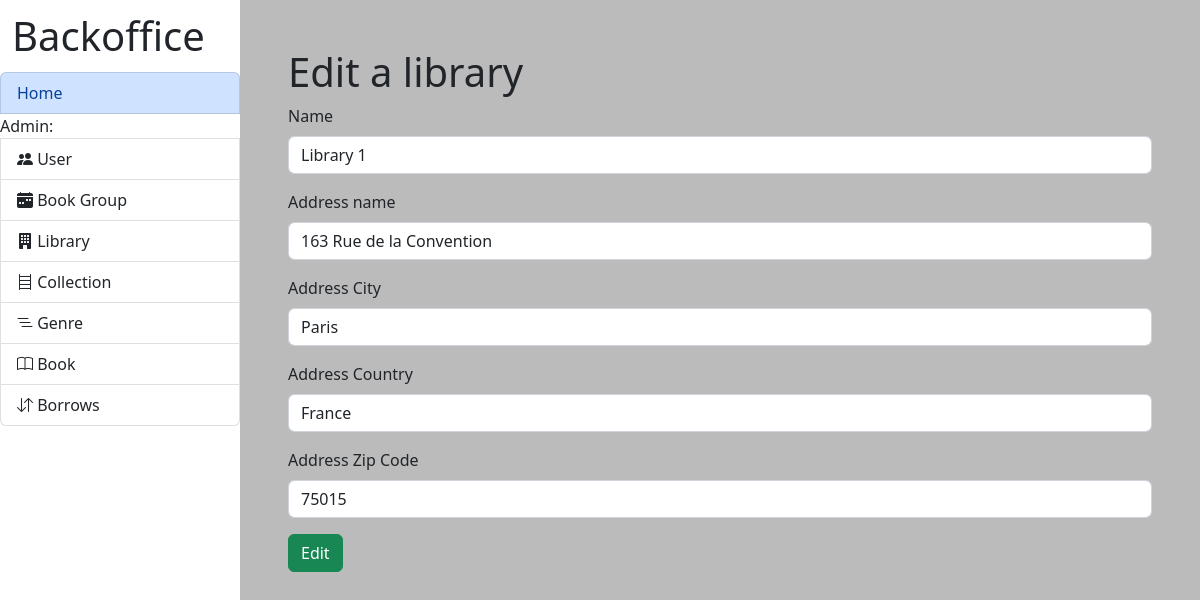
The app's page /lib/admin/library/edit/1/ with its own data.
### lib/models.py (models this page shows)
class Library(models.Model):
    name = models.CharField(max_length=200)
    address_name = models.TextField(max_length=500)
    address_city = models.TextField(max_length=500)
    address_country = models.TextField(max_length=500)
    address_zip_code = models.TextField(max_length=500)
    creation_date = models.DateTimeField(auto_now_add=True)
    modification_date = models.DateTimeField(auto_now=True)

### lib/views.py (the view)
# urls.py: path('admin/library/edit/<int:id>/', views.edit_library_admin, name='edit_library_admin'), #admin, bookseller
def edit_library_admin(request, id):
    try:
        if request.user.is_authenticated and UserData.objects.get(user=request.user).role not in ['admin', 'bookseller']:
            messages.error(request, '403, Access denied')
            return redirect('index')
        library = Library.objects.get(pk=id)
        if request.method == 'POST':
            library.name = request.POST["name"]
            library.address_name = request.POST["address_name"]
            library.address_city = request.POST["address_city"]
            library.address_country = request.POST["address_country"]
            library.address_zip_code = request.POST["address_zip_code"]
            library.save()
            messages.success(request, "library modified")
            return redirect('list_libraries_admin')
        else :
            return render(request, "admin/library/edit_library.html", { 'library': library })
    except Library.DoesNotExist:
        messages.error(request, 'error')
        return redirect('list_libraries_admin')

### library/context_processors.py (called while the page is built)
def extras(request):
    libraries = Library.objects.all()
    genre = Genre.objects.all()
    collection = Collection.objects.all()
    users = User.objects.all().order_by('-date_joined')
    userdata = UserData.objects.all()
    books = Books.objects.all()
    instances = InstanceBook.objects.all()
    lecture_group = LectureGroup.objects.all()
    lecturer = Lecturer.objects.all()
    forum = Forum.objects.all()
    return {
        'context_libraries': libraries,
        'context_genre': genre,
        'context_collection': collection,
        'context_users': users,
        'context_user_data': userdata,
        'context_books': books,
        'context_instances': instances,
        'context_lecture_group': lecture_group,
        'context_lecturer': lecturer,
        'context_forums': forum,
    }

### lib/templates/admin/library/edit_library.html (shortened to what this page needs)
{% extends 'admin/index.html' %}
{% block content %}
<h1>Edit a library</h1>
<form action="{% url 'edit_library_admin' library.pk %}" method="post">
  <fieldset>
    <div class="mb-3">
      <label for="name" class="form-label">Name</label>
      <input
        type="text"
        name="name"
        class="form-control"
        id="name"
        value="{{ library.name }}"
      />
    </div>
    <div class="mb-3">
      <label for="address_name" class="form-label">Address name</label>
      <input
        type="text"
        name="address_name"
        class="form-control"
        id="address_name"
        value="{{ library.address_name }}"
      />
    </div>
    <div class="mb-3">
      <label for="address_city" class="form-label">Address City</label>
      <input
        type="text"
        name="address_city"
        class="form-control"
        id="address_city"
        value="{{ library.address_city }}"
      />
    </div>
    <div class="mb-3">
      <label for="address_country" class="form-label">Address Country</label>
      <input
        type="text"
        name="address_country"
        class="form-control"
        id="address_country"
        value="{{ library.address_country }}"
      />
    </div>
    <div class="mb-3">
      <label for="address_zip_code" class="form-label">Address Zip Code</label>
      <input
        type="text"
        name="address_zip_code"
        class="form-control"
        id="address_zip_code"
        value="{{ library.address_zip_code }}"
      />
    </div>
  </fieldset>
  <button type="submit" class="btn btn-success">Edit</button>
</form>
{% endblock content %}

### records on screen
Library: name "Library 1", address_name "163 Rue de la Convention", address_city "Paris", address_country "France", address_zip_code "75015"
